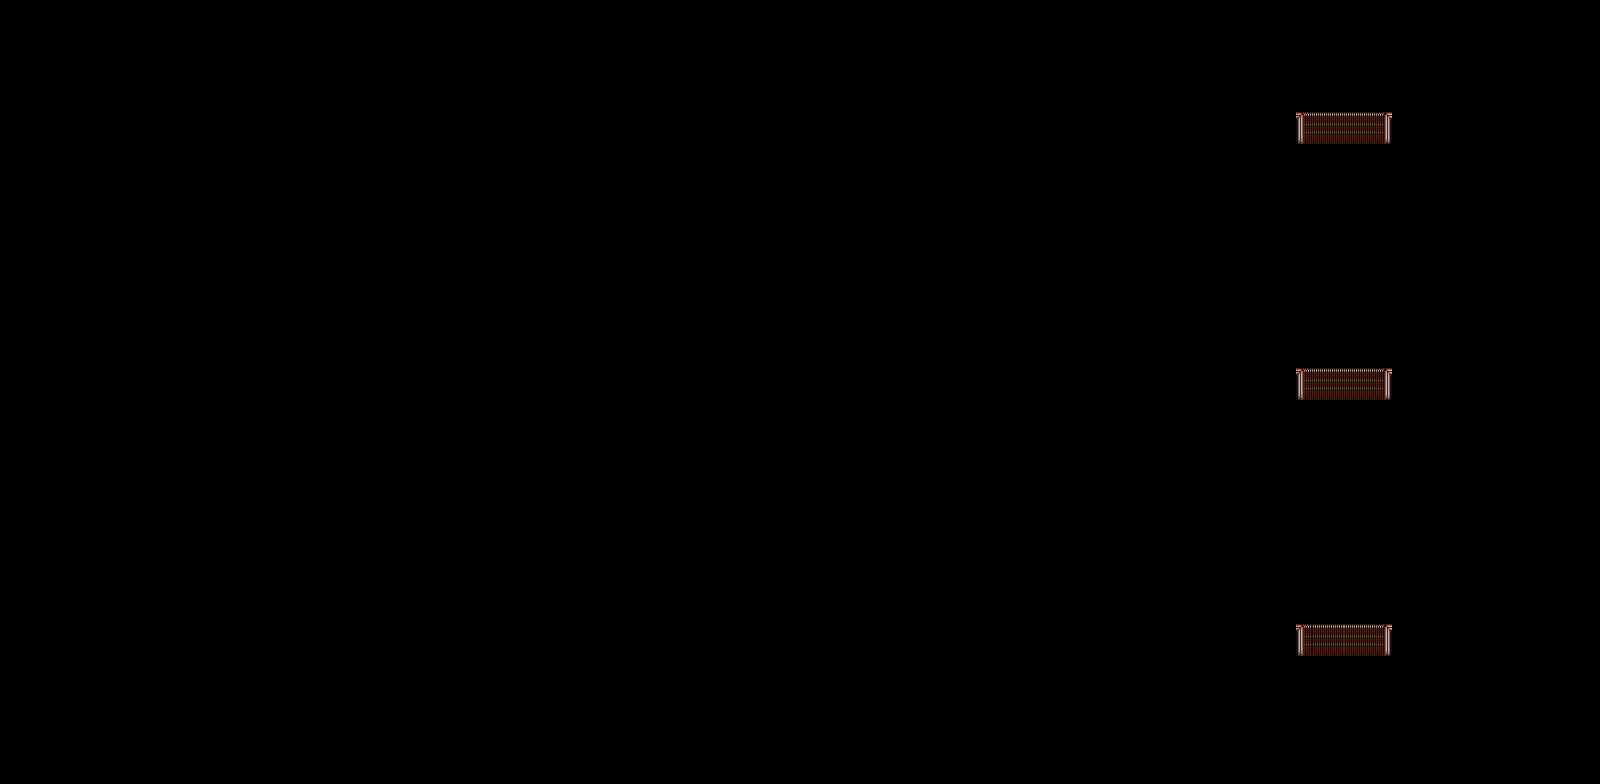

Rendered tile map (Tiled .tmx) drawn with the repository's tilesets; below, a short description and the map source with its tile grids summarised:
An orthogonal 100x49 tile map with 16x16 px tiles, 1 tile layer (Foreground), 3 hidden layers not drawn and 87 objects (59x Brick, 24x Enemy, 3x Portal, Player).

<map version="1.5" tiledversion="1.7.2" orientation="orthogonal" renderorder="left-up" width="100" height="49" tilewidth="16" tileheight="16" infinite="0" nextlayerid="19" nextobjectid="158">
 <tileset firstgid="1" name="A3T" tilewidth="16" tileheight="16" spacing="1" tilecount="144" columns="12">
  <image source="Area3Tiled.png" width="203" height="203" />
 </tileset>
 <group id="12" name="Objects" visible="0" locked="1">
  <objectgroup id="16" name="Enemies">
   <object id="98" name="Interrupt" type="Enemy" x="1501" y="176" width="22" height="18" />
   <object id="99" name="Interrupt" type="Enemy" x="1469" y="240" width="22" height="18" />
   <object id="100" name="Interrupt" type="Enemy" x="1469" y="112" width="22" height="18" />
   <object id="101" name="Ballbot" type="Enemy" x="1087" y="272" width="18" height="18" />
   <object id="102" name="Stuka" type="Enemy" x="960" y="368" width="18" height="18" />
   <object id="103" name="Eyelet" type="Enemy" x="1088" y="416" width="18" height="18">
    <properties>
     <property name="Direct" value="Left" />
    </properties>
   </object>
   <object id="104" name="Stuka" type="Enemy" x="768" y="432" width="18" height="18" />
   <object id="105" name="Ballbot" type="Enemy" x="719" y="336" width="18" height="18" />
   <object id="107" name="Stuka" type="Enemy" x="560" y="496" width="18" height="18" />
   <object id="108" name="Eyelet" type="Enemy" x="480" y="512" width="18" height="18">
    <properties>
     <property name="Direct" value="Right" />
    </properties>
   </object>
   <object id="109" name="Eyelet" type="Enemy" x="304" y="512" width="18" height="18">
    <properties>
     <property name="Direct" value="Right" />
    </properties>
   </object>
   <object id="110" name="Stuka" type="Enemy" x="144" y="560" width="18" height="18" />
   <object id="111" name="Ball Carry" type="Enemy" x="431" y="702" width="18" height="18" />
   <object id="122" name="Ball Carry" type="Enemy" x="431" y="702" width="18" height="18" />
   <object id="112" name="Ballbot" type="Enemy" x="431" y="656" width="18" height="18" />
   <object id="121" name="Ballbot" type="Enemy" x="431" y="656" width="18" height="18" />
   <object id="113" name="Stuka" type="Enemy" x="672" y="656" width="18" height="18" />
   <object id="114" name="Ball Carry" type="Enemy" x="735" y="702" width="18" height="18" />
   <object id="115" name="Ballbot" type="Enemy" x="719" y="592" width="18" height="18" />
   <object id="116" name="Stuka" type="Enemy" x="800" y="608" width="18" height="18" />
   <object id="117" name="Stuka" type="Enemy" x="1010" y="609" width="18" height="18" />
   <object id="118" name="Stuka" type="Enemy" x="1056" y="609" width="18" height="18" />
   <object id="119" name="Eyelet" type="Enemy" x="976" y="640" width="18" height="18">
    <properties>
     <property name="Direct" value="Right" />
    </properties>
   </object>
   <object id="120" name="Eyelet" type="Enemy" x="880" y="640" width="18" height="18">
    <properties>
     <property name="Direct" value="Right" />
    </properties>
   </object>
  </objectgroup>
  <objectgroup id="15" name="Player" locked="1">
   <object id="96" name="SophiaIII" type="Player" x="1168" y="336" width="24" height="18" />
  </objectgroup>
  <objectgroup id="14" name="Portal" visible="0" locked="1">
   <object id="92" name="Portal" x="1280" y="368" width="128" height="32" />
   <object id="93" name="Portal" x="1280" y="624" width="128" height="32" />
   <object id="94" name="Portal" x="1536" y="656" width="32" height="32" />
  </objectgroup>
  <objectgroup id="13" name="Bricks" visible="0" locked="1">
   <object id="11" name="Brick" x="1376" y="144" width="64" height="160" />
   <object id="12" name="Brick" x="1424" y="176" width="48" height="64" />
   <object id="13" name="Brick" x="1456" y="208" width="48" height="32" />
   <object id="14" name="Brick" x="1152" y="400" width="304" height="32" />
   <object id="17" name="Brick" x="1504" y="272" width="48" height="32" />
   <object id="18" name="Brick" x="1536" y="176" width="48" height="128" />
   <object id="20" name="Brick" x="1504" y="96" width="80" height="80" />
   <object id="23" name="Brick" x="1472" y="64" width="48" height="48" />
   <object id="24" name="Brick" x="1376" y="64" width="112" height="16" />
   <object id="30" name="Brick" x="1472" y="336" width="112" height="48" />
   <object id="31" name="Brick" x="1440" y="368" width="48" height="48" />
   <object id="32" name="Brick" x="1120" y="432" width="80" height="48" />
   <object id="33" name="Brick" x="768" y="464" width="464" height="64" />
   <object id="36" name="Brick" x="736" y="496" width="64" height="64" />
   <object id="37" name="Brick" x="640" y="528" width="128" height="64" />
   <object id="38" name="Brick" x="608" y="560" width="64" height="64" />
   <object id="40" name="Brick" x="352" y="592" width="320" height="64" />
   <object id="41" name="Brick" x="224" y="528" width="192" height="64" />
   <object id="44" name="Brick" x="64" y="592" width="64" height="192" />
   <object id="45" name="Brick" x="112" y="624" width="48" height="160" />
   <object id="47" name="Brick" x="144" y="656" width="112" height="128" />
   <object id="48" name="Brick" x="240" y="688" width="48" height="96" />
   <object id="49" name="Brick" x="272" y="720" width="928" height="64" />
   <object id="51" name="Brick" x="800" y="656" width="160" height="80" />
   <object id="52" name="Brick" x="944" y="688" width="48" height="48" />
   <object id="53" name="Brick" x="64" y="480" width="32" height="128" />
   <object id="55" name="Brick" x="64" y="448" width="64" height="48" />
   <object id="57" name="Brick" x="112" y="416" width="496" height="48" />
   <object id="58" name="Brick" x="592" y="384" width="48" height="48" />
   <object id="59" name="Brick" x="624" y="320" width="48" height="80" />
   <object id="61" name="Brick" x="656" y="288" width="80" height="48" />
   <object id="62" name="Brick" x="720" y="256" width="48" height="48" />
   <object id="63" name="Brick" x="752" y="256" width="128" height="16" />
   <object id="64" name="Brick" x="864" y="256" width="128" height="80" />
   <object id="65" name="Brick" x="976" y="256" width="48" height="48" />
   <object id="66" name="Brick" x="1008" y="256" width="224" height="16" />
   <object id="67" name="Brick" x="1216" y="256" width="48" height="48" />
   <object id="68" name="Brick" x="1248" y="288" width="48" height="48" />
   <object id="69" name="Brick" x="1280" y="320" width="128" height="48" />
   <object id="72" name="Brick" x="1376" y="64" width="32" height="304" />
   <object id="73" name="Brick" x="864" y="432" width="128" height="48" />
   <object id="74" name="Brick" x="880" y="400" width="96" height="48" />
   <object id="75" name="Brick" x="480" y="560" width="32" height="48" />
   <object id="76" name="Brick" x="544" y="560" width="32" height="48" />
   <object id="77" name="Brick" x="288" y="496" width="32" height="48" />
   <object id="78" name="Brick" x="320" y="688" width="32" height="48" />
   <object id="79" name="Brick" x="544" y="688" width="64" height="48" />
   <object id="80" name="Brick" x="864" y="624" width="64" height="48" />
   </objectgroup>
 </group>
 <group id="10" name="Background" locked="1">
  <layer id="7" name="Background" width="100" height="49" visible="0">
   <data>[4900 cells, 4900 non-empty, 4 distinct tile ids]</data>
  </layer>
  <layer id="6" name="Textures" width="100" height="49" visible="0">
   <data>[4900 cells, 3170 non-empty, 4 distinct tile ids]</data>
  </layer>
  <layer id="5" name="Bricks" width="100" height="49" visible="0">
   <data>[4900 cells, 1370 non-empty, 44 distinct tile ids]</data>
  </layer>
  <layer id="18" name="Foreground" width="100" height="49">
   <data>[4900 cells, 36 non-empty, 6 distinct tile ids]</data>
  </layer>
 </group>
</map>
<!-- 11 of 87 objects omitted -->
